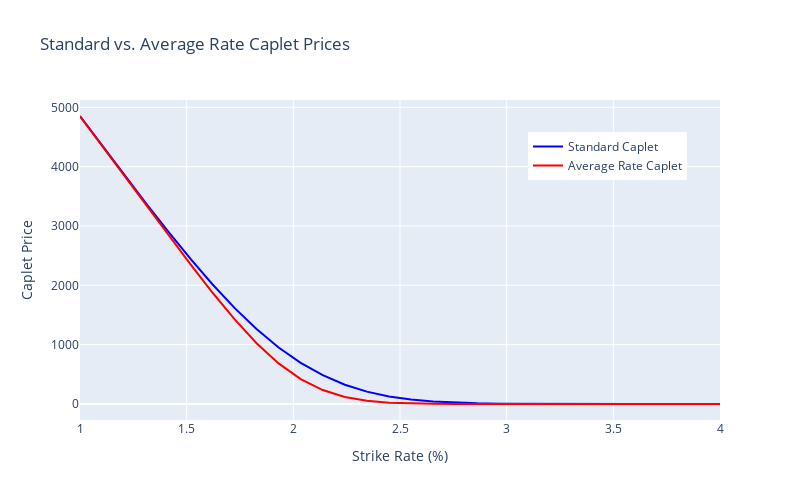
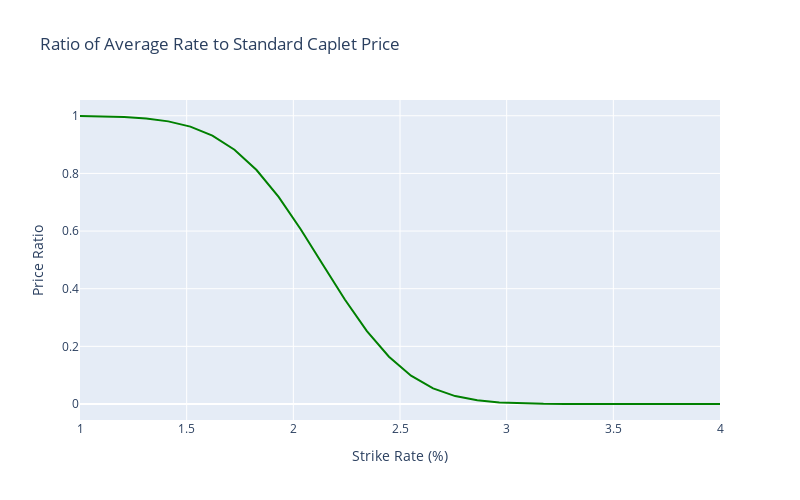

Notebook code for these charts, in order:
### Markdown cell above
## 6. Comparison with Standard Caplets

Let's compare the pricing of average rate caplets with standard (spot rate) caplets to understand the impact of using an average rate instead of a spot rate.

### Code cell
def standard_caplet_price_analytical(F, K, sigma, T1, tau, discount_factor, notional=1.0):
    """Calculate the standard caplet price using the Bachelier analytical formula.
    
    Args:
        F: Forward rate at time 0 for the period [T1, T2]
        K: Strike rate
        sigma: Volatility
        T1: Time to rate fixing
        tau: Year fraction between T1 and T2 (typically T2 - T1)
        discount_factor: Discount factor P(0, T2)
        notional: Notional amount (default=1.0)
    
    Returns:
        Caplet price
    """
    # For standard caplet, variance is just sigma^2 * T1
    sigma_spot = sigma * np.sqrt(T1)
    
    d = (F - K) / sigma_spot if sigma_spot > 0 else float('inf')
    
    normal_cdf = norm.cdf(d)
    normal_pdf = norm.pdf(d)
    
    # Bachelier formula
    price = discount_factor * notional * tau * (
        (F - K) * normal_cdf + sigma_spot * normal_pdf
    )
    
    return price

# Compare standard and average rate caplets across different strike rates
strike_rates = np.linspace(0.01, 0.04, 30)  # 1% to 4%
prices_standard = []
prices_avg_rate = []

for K in strike_rates:
    prices_standard.append(standard_caplet_price_analytical(
        F, K, sigma, T1, tau, discount_factor, notional
    ))
    prices_avg_rate.append(average_rate_caplet_price_analytical(
        F, K, sigma, T1, T2, discount_factor, notional
    ))

# Create plot
fig = go.Figure()
fig.add_trace(go.Scatter(
    x=strike_rates * 100,  # Convert to percentage
    y=prices_standard,
    mode='lines',
    name='Standard Caplet',
    line=dict(color='blue', width=2)
))

fig.add_trace(go.Scatter(
    x=strike_rates * 100,  # Convert to percentage
    y=prices_avg_rate,
    mode='lines',
    name='Average Rate Caplet',
    line=dict(color='red', width=2)
))

fig.update_layout(
    title="Standard vs. Average Rate Caplet Prices",
    xaxis_title="Strike Rate (%)",
    yaxis_title="Caplet Price",
    width=800,
    height=500,
    legend=dict(x=0.7, y=0.9)
)

fig.show()

# Calculate and display price ratio
price_ratio = np.array(prices_avg_rate) / np.array(prices_standard)

fig = go.Figure()
fig.add_trace(go.Scatter(
    x=strike_rates * 100,
    y=price_ratio,
    mode='lines',
    line=dict(color='green', width=2)
))

fig.update_layout(
    title="Ratio of Average Rate to Standard Caplet Price",
    xaxis_title="Strike Rate (%)",
    yaxis_title="Price Ratio",
    width=800,
    height=500
)

fig.show()

### Figure 1 — Plotly figure (JSON) as saved in the notebook; plotly's stock layout.template omitted (floating-point values rounded to 4 significant figures)
{"data": [{"line": {"color": "blue", "width": 2}, "mode": "lines", "name": "Standard Caplet", "type": "scatter", "x": [1, 1.103, 1.207, 1.31, 1.414, 1.517, 1.621, 1.724, 1.828, 1.931, 2.034, 2.138, 2.241, 2.345, 2.448, 2.552, 2.655, 2.759, 2.862, 2.966, 3.069, 3.172, 3.276, 3.379, 3.483, 3.586, 3.69, 3.793, 3.897, 4], "y": [4854.0, 4357.0, 3864.0, 3378.0, 2905.0, 2449.0, 2018.0, 1620.0, 1263.0, 952.7, 693.2, 485.0, 325.4, 208.8, 127.8, 74.44, 41.21, 21.64, 10.76, 5.062, 2.25, 0.9439, 0.3734, 0.1392, 0.04886, 0.01614, 0.005016, 0.001465, 0.0004022, 0.0001037]}, {"line": {"color": "red", "width": 2}, "mode": "lines", "name": "Average Rate Caplet", "type": "scatter", "x": [1, 1.103, 1.207, 1.31, 1.414, 1.517, 1.621, 1.724, 1.828, 1.931, 2.034, 2.138, 2.241, 2.345, 2.448, 2.552, 2.655, 2.759, 2.862, 2.966, 3.069, 3.172, 3.276, 3.379, 3.483, 3.586, 3.69, 3.793, 3.897, 4], "y": [4850.0, 4348.0, 3847.0, 3346.0, 2848.0, 2356.0, 1879.0, 1429.0, 1025.0, 684.5, 420.4, 234.7, 117.9, 52.84, 20.96, 7.313, 2.233, 0.5945, 0.1375, 0.02753, 0.004766, 0.0007116, 9.152e-05, 1.012e-05, 9.62e-07, 7.847e-08, 5.49e-09, 3.291e-10, 1.69e-11, 7.431e-13]}], "layout": {"height": 500, "legend": {"x": 0.7, "y": 0.9}, "title": {"text": "Standard vs. Average Rate Caplet Prices"}, "width": 800, "xaxis": {"title": {"text": "Strike Rate (%)"}}, "yaxis": {"title": {"text": "Caplet Price"}}}}

### Figure 2 — Plotly figure (JSON) as saved in the notebook; plotly's stock layout.template omitted (floating-point values rounded to 4 significant figures)
{"data": [{"line": {"color": "green", "width": 2}, "mode": "lines", "type": "scatter", "x": [1, 1.103, 1.207, 1.31, 1.414, 1.517, 1.621, 1.724, 1.828, 1.931, 2.034, 2.138, 2.241, 2.345, 2.448, 2.552, 2.655, 2.759, 2.862, 2.966, 3.069, 3.172, 3.276, 3.379, 3.483, 3.586, 3.69, 3.793, 3.897, 4], "y": [0.9992, 0.9981, 0.9956, 0.9905, 0.9806, 0.9623, 0.9312, 0.8823, 0.8117, 0.7186, 0.6065, 0.484, 0.3624, 0.2531, 0.164, 0.09824, 0.05419, 0.02747, 0.01277, 0.005438, 0.002118, 0.0007539, 0.0002451, 7.272e-05, 1.969e-05, 4.861e-06, 1.095e-06, 2.246e-07, 4.203e-08, 7.165e-09]}], "layout": {"height": 500, "title": {"text": "Ratio of Average Rate to Standard Caplet Price"}, "width": 800, "xaxis": {"title": {"text": "Strike Rate (%)"}}, "yaxis": {"title": {"text": "Price Ratio"}}}}
